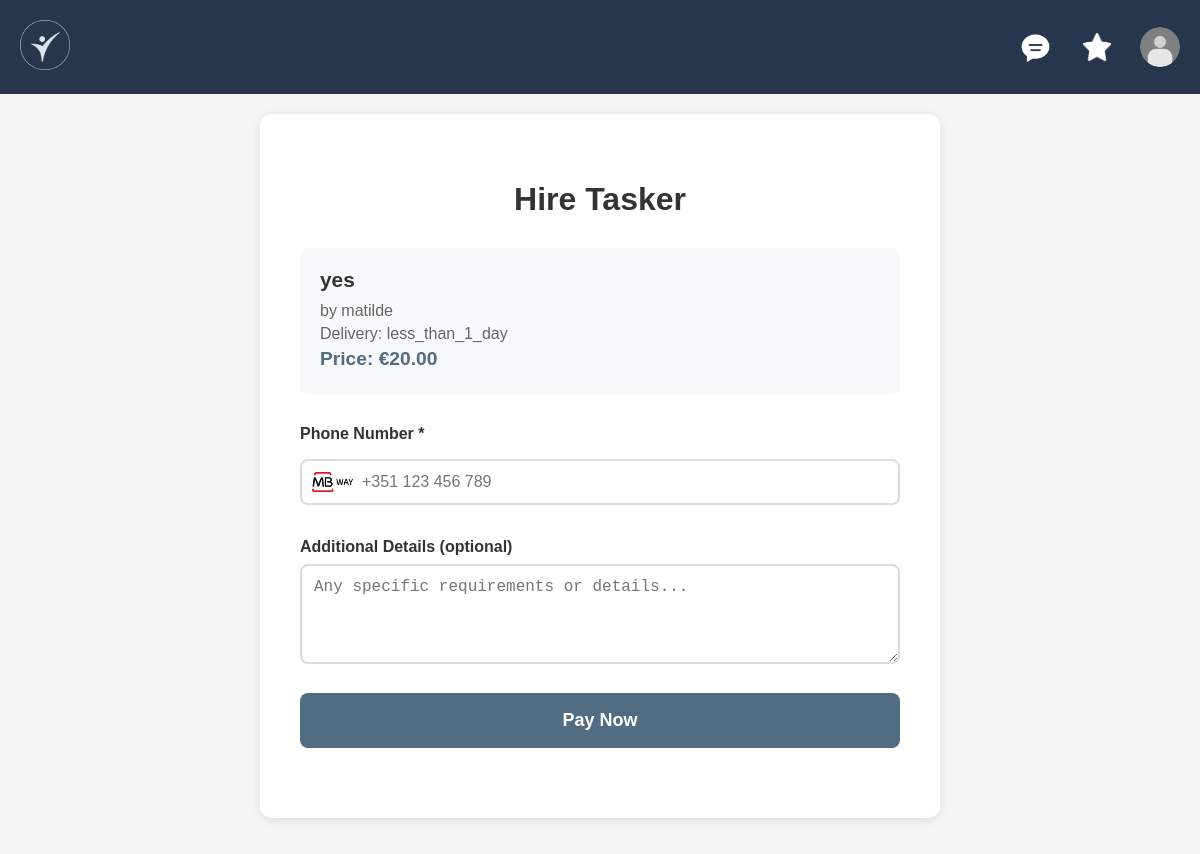
The page /pages/hire.php?id=7 (signed in) on the database its author committed.
### tables this page shows
CREATE TABLE services (
    id INTEGER PRIMARY KEY AUTOINCREMENT,
    taskname VARCHAR NOT NULL,
    pricing INTEGER NOT NULL,
    delivery_time VARCHAR REFERENCES delivery_time,
    description VARCHAR,
    rating INTEGER,
    Nrating INTEGER,
    category VARCHAR REFERENCES categories,
    user VARCHAR REFERENCES users ON DELETE CASCADE,
    image TEXT
);

### database/service_db.php (called while the page is built, shortened)
<?php
class Service {
    public static function get_service_with_media(int $id): array {
        $db = Database::getInstance();
        $stmt = $db->prepare("
            SELECT s.*,
                   COALESCE(s.taskname, s.description) as task_title,
                   (SELECT GROUP_CONCAT(file_path) FROM media WHERE service_id = s.id ORDER BY id ASC) as all_images
            FROM services s
            WHERE s.id = ?
        ");
        $stmt->execute([$id]);
        return $stmt->fetch();
    }
}
?>

### pages/hire.php (the view, shortened to what this page needs)
<?php
require_once(__DIR__ . '/../database/service_db.php');
$serviceId = $_GET['id'] ?? null;
try {
    $service = Service::get_service_with_media($serviceId);
} catch (Exception $e) {
    die("Error: " . $e->getMessage());
}
?>
<!DOCTYPE html>
<html lang="en">
<head>
    <link rel="stylesheet" href="css/style.css">
    <link rel="stylesheet" href="css/hire.css">
</head>
<body>
<?php include_once(__DIR__ . '/../components/header.php'); ?>
<main class="main-layout">
    <div class="hire-container">
        <h2>Hire Tasker</h2>
        <div class="service-summary">
            <h3><?= htmlspecialchars($service['task_title']) ?></h3>
            <p class="service-seller">by <?= htmlspecialchars($service['user']) ?></p>
            <p class="service-delivery">Delivery: <?= htmlspecialchars($service['delivery_time']) ?></p>
            <p class="service-price">Price: €<?= number_format($service['pricing'], 2) ?></p>
        </div>
        <form id="hireForm" class="hire-form">
            <div class="form-group">
                <label for="phone">Phone Number *</label>
                <div class="phone-input-container">
                    <input type="tel" id="phone" name="phone" required placeholder="+351 123 456 789">
                </div>
            </div>
            <div class="form-group">
                <label for="details">Additional Details (optional)</label>
                <textarea id="details" name="details" rows="4" placeholder="Any specific requirements or details..."></textarea>
            </div>
            <button type="submit" class="pay-button">
                <span class="button-text">Pay Now</span>
            </button>
        </form>
    </div>
</main>
</body>
</html>

### pages/css/style.css (style rules this page uses)
body { font-family: Arial, sans-serif; background-color: #f5f5f5; margin: 0; padding: 0; }
input, button, select { width: 100%; padding: 10px; margin: 8px 0; border: 1px solid #ccc; border-radius: 4px; }
button { background-color: #516c81; color: white; border: none; }
main { padding: 20px; }

### pages/css/hire.css (style rules this page uses)
.main-layout { background-color: #f5f5f5; min-height: calc(100vh - 80px); padding: 20px; }
.hire-container { max-width: 600px; margin: 0 auto; background: white; padding: 40px; border-radius: 12px; box-shadow: 0 2px 10px rgba(0,0,0,0.1); }
.hire-container h2 { text-align: center; color: #333; margin-bottom: 30px; font-size: 2em; }
.service-summary { background: #f8f9fa; padding: 20px; border-radius: 8px; margin-bottom: 30px; }
.service-summary h3 { margin: 0 0 10px 0; color: #333; font-size: 1.3em; }
.service-seller { color: #666; margin: 5px 0; }
.service-delivery { color: #666; margin: 5px 0; }
.service-price { color: #526D82; font-weight: bold; font-size: 1.2em; margin: 5px 0; }
.hire-form { margin-bottom: 30px; }
.form-group { margin-bottom: 25px; }
.form-group label { display: block; margin-bottom: 8px; font-weight: 600; color: #333; }
.form-group input, .form-group textarea { width: 100%; padding: 12px; border: 2px solid #ddd; border-radius: 8px; font-size: 16px; transition: border-color 0.3s ease; box-sizing: border-box; }
.phone-input-container { position: relative; display: flex; align-items: center; }
.phone-input-container input[type="tel"] { padding-left: 55px; }
.phone-input-container input[type="tel"]::placeholder { padding-left: 5px; }
.pay-button { width: 100%; background: #526D82; color: white; padding: 15px; border: none; border-radius: 8px; font-size: 18px; font-weight: bold; cursor: pointer; transition: all 0.3s ease; position: relative; min-height: 55px; display: flex; align-items: center; justify-content: center; }

### rows shown on the page
services: user "matilde", delivery_time "less_than_1_day", pricing "20.00"

### other values the page prints
$service['task_title'] "yes"
